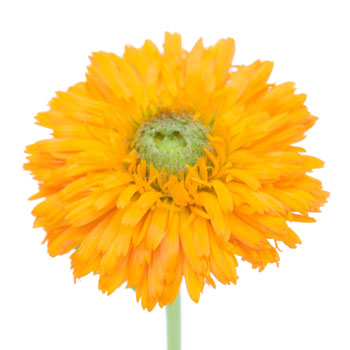
#> input picture train_dataset/Calendula/Calendula-Orange-Head-350.jpg, 350 x 350 px; its folder holds only this picture in this run
$ jupyter execute --allow-errors project.ipynb   (shell and % lines are left out)   (older library calls are emulated)
#> lines starting #> are read from the running program, lines starting #| are printed output that depends on the picture
[cell 1]
import os
import glob
import datetime
import tarfile
import urllib.request

[cell 2]
from sklearn.preprocessing import MinMaxScaler
import numpy as np
import mahotas
import cv2
fixed_size       = tuple((64, 64))
bins             = 8

[cell 3]
from skimage.color import rgb2hsv
def color_Moments(img):
    img=rgb2hsv(img)
    R=img[:,:,0]
    G=img[:,:,1]
    B=img[:,:,2]
    colorFeatures=[np.mean(R[:]),np.std(R[:]),np.mean(G[:]),np.std(G[:]),np.mean(B[:]),np.std(B[:])]
    colorFeatures=colorFeatures/np.mean(colorFeatures)
    return colorFeatures

[cell 4]
def fd_HSV(image, mask=None):
    image = cv2.cvtColor(image, cv2.COLOR_BGR2HSV)
    hist  = cv2.calcHist([np.uint8(image)], [0, 1, 2], None, [8, 8, 8], [0, 256, 0, 256, 0, 256])
    cv2.normalize(hist, hist)
    return hist.flatten().tolist()

[cell 5]
# feature-descriptor-1: Hu Moments
# forme
def fd_hu_moments(image):
    image = cv2.cvtColor(image, cv2.COLOR_BGR2GRAY)
    feature = cv2.HuMoments(cv2.moments(image)).flatten()
    return feature

[cell 6]
# feature-descriptor-2: Haralick Texture
def fd_haralick(image):
    # convert the image to grayscale
    gray = cv2.cvtColor(image, cv2.COLOR_BGR2GRAY)
    # compute the haralick texture feature vector
    haralick = mahotas.features.haralick(gray).mean(axis=0)
    # return the result
    return haralick

[cell 7]
from skimage import feature
def rgb2gray(rgb):
    r, g, b = rgb[:,:,0], rgb[:,:,1], rgb[:,:,2]
    gray = 0.2989 * r + 0.5870 * g + 0.1140 * b
    return gray
def glcm_props(patch):
    lf = []
    props = ['dissimilarity', 'contrast', 'homogeneity', 'energy', 'correlation']
    patch=np.array(rgb2gray(patch), int)
    # left nearest neighbor
    glcm = feature.greycomatrix(patch, [1], [0], 256, symmetric=True, normed=True)
    for f in props:
        lf.append( feature.greycoprops(glcm, f)[0,0] )
    # upper nearest neighbor
    glcm = feature.greycomatrix(patch, [1], [np.pi/2], 256, symmetric=True, normed=True)
    for f in props:
        lf.append( feature.greycoprops(glcm, f)[0,0] )
    return np.asarray(lf)

[cell 8]
# get the training labels
train_path="../train_dataset"
train_labels = os.listdir(train_path)

# sort the training labels
train_labels.sort()
print(train_labels)

# empty lists to hold feature vectors and labels
global_features = []
labels          = []

[cell 9]
# loop over the training data sub-folders
for training_name in train_labels:
    # join the training data path and each species training folder
    dir = os.path.join(train_path, training_name)
    nb_img=len(os.listdir(dir))
    # get the current training label
    current_label = training_name
    print(current_label,"-->",nb_img)
    # loop over the images in each sub-folder
    for elem in os.listdir(dir):
        # get the image file name
        # read the image and resize it to a fixed-size
        image = cv2.imread(dir+"/"+elem)
#> image is the input picture: shape (350, 350, 3); mean B, G, R 143.4, 215.3, 249.8
        try:
            image = cv2.resize(image, fixed_size)
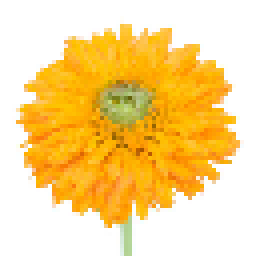
#> image: shape (64, 64, 3) (shown 4 times larger); mean B, G, R 143, 215.3, 249.8
        except:
            print(elem)
        ####################################
        # Global Feature extraction
        ####################################
        color_moment=color_Moments(image)
#> in color_Moments, `img=rgb2hsv(img)`: img: shape (64, 64, 3) float64; mean of channels 0, 1, 2 0.292, 0.434, 0.981
#> in color_Moments, `R=img[:,:,0]`:
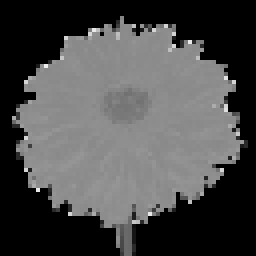
#> R: shape (64, 64) float64 (shown 4 times larger); min 0, max 0.944, mean 0.292
#> in color_Moments, `G=img[:,:,1]`:
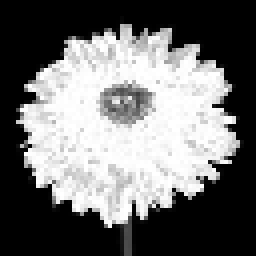
#> G: shape (64, 64) float64 (shown 4 times larger); min 0, max 1, mean 0.434
#> in color_Moments, `B=img[:,:,2]`:
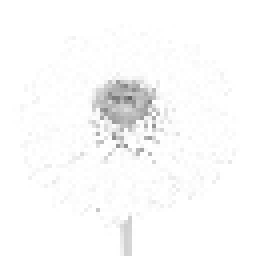
#> B: shape (64, 64) float64 (shown 4 times larger); min 0.388, max 1, mean 0.981
#> in color_Moments, `colorFeatures=[np.mean(R[:]),np.std(R[:]),np.mean(G[:]),np.std(G[:]),n..`: colorFeatures = [0.292, 0.276, 0.434, 0.457, 0.981, 0.0619]
#> in color_Moments, `colorFeatures=colorFeatures/np.mean(colorFeatures)`: colorFeatures = [0.701, 0.662, 1.04, 1.1, 2.35, 0.148]
#> color_moment = [0.701, 0.662, 1.04, 1.1, 2.35, 0.148]
        fv_hu_moments = fd_hu_moments(image)
#> in fd_hu_moments, `image = cv2.cvtColor(image, cv2.COLOR_BGR2GRAY)`:
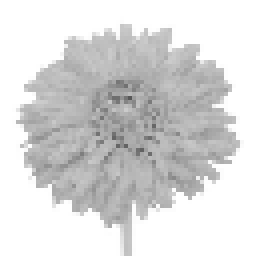
#> image: shape (64, 64) (shown 4 times larger); min 87, max 255, mean 217.4
#> in fd_hu_moments, `feature = cv2.HuMoments(cv2.moments(image)).flatten()`: feature = [0.000839, 5.25e-11, 2.33e-15, 4.39e-15, -1.32e-29, 8.37e-21, -4.6e-30]
#> fv_hu_moments has the same summary as feature in fd_hu_moments
#         fv_haralick   = fd_haralick(image)
        histogram=fd_HSV(image)
#> in fd_HSV, `image = cv2.cvtColor(image, cv2.COLOR_BGR2HSV)`: image: shape (64, 64, 3); mean H, S, V 13.7, 110.7, 250.2
#> histogram = 512 values, max 0.816 at index 7, min 0 at index 0, mean 0.00335
        glcm=glcm_props(image)
#> in rgb2gray, `r, g, b = rgb[:,:,0], rgb[:,:,1], rgb[:,:,2]`:
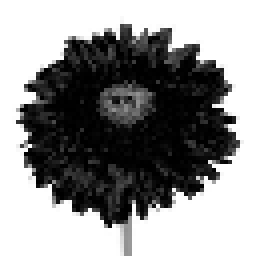
#> r: shape (64, 64) (shown 4 times larger); min 0, max 255, mean 143
#> in rgb2gray, `gray = 0.2989 * r + 0.5870 * g + 0.1140 * b`:
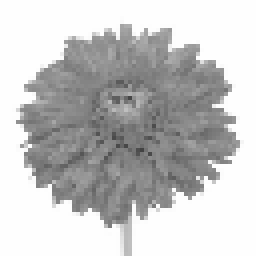
#> gray: shape (64, 64) float64 (shown 4 times larger); min 67.53, max 255, mean 197.6
#> after the loop in glcm_props, `for f in props:`: lf = [9.19, 469.3, 0.502, 0.435, 0.934]
#> after the loop in glcm_props, `for f in props:`: lf = [9.19, 469.3, 0.502, 0.435, 0.934, 9.43, 486.5, 0.504, 0.437, 0.932]
#> glcm has the same summary as lf in glcm_props
        ###################################
        # Concatenate global features
        ###################################
        global_feature = np.hstack([color_moment,fv_hu_moments,histogram,glcm])
#> global_feature = 535 values, max 486.5 at index 531, min -1.32e-29 at index 10, mean 1.84
        # update the list of labels and feature vectors
        labels.append(current_label)
        global_features.append(global_feature)


    print("[STATUS] processed folder: {}".format(current_label))
#> pass 2 of the loop `for training_name in train_labels:`:
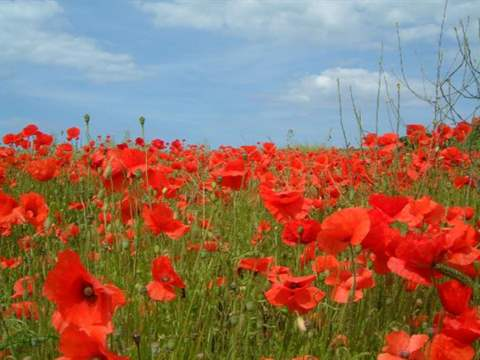
#> input picture train_dataset/Coquelicot/1327_PoppyJPG_-_CrQu65_RT480x360-_OS572x419-_RD480x360-.jpg, 480 x 360 px
#> image is the input picture: shape (360, 480, 3); mean B, G, R 96.4, 113.4, 149.3
#> img: shape (64, 64, 3) float64; mean of channels 0, 1, 2 0.399, 0.608, 0.679
#> in color_Moments (call 2), `B=img[:,:,2]`:
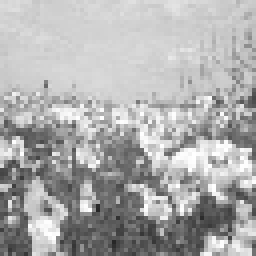
#> B: shape (64, 64) float64 (shown 4 times larger); min 0.149, max 1, mean 0.679
#> in color_Moments (call 2), `colorFeatures=[np.mean(R[:]),np.std(R[:]),np.mean(G[:]),np.std(G[:]),n..`: colorFeatures = [0.399, 0.243, 0.608, 0.273, 0.679, 0.195]
#> in color_Moments (call 2), `colorFeatures=colorFeatures/np.mean(colorFeatures)`: colorFeatures = [0.998, 0.608, 1.52, 0.684, 1.7, 0.487]
#> fv_hu_moments = [0.00132, 5.09e-11, 5.49e-11, 4.99e-11, 2.61e-21, 2.98e-16, -8.24e-23]
#> histogram = 512 values, max 0.738 at index 214, min 0 at index 0, mean 0.00754
#> in rgb2gray (call 2), `gray = 0.2989 * r + 0.5870 * g + 0.1140 * b`:
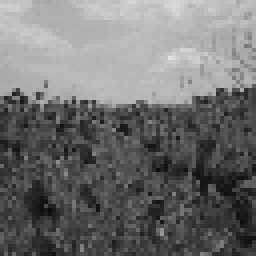
#> gray: shape (64, 64) float64 (shown 4 times larger); min 10.07, max 225.7, mean 112.2
#> glcm = [13.87, 459.4, 0.162, 0.0271, 0.934, 13.77, 457.6, 0.13, 0.0234, 0.933]
#> global_feature = 535 values, max 459.4 at index 526, min -8.24e-23 at index 12, mean 1.79

print("[STATUS] completed Global Feature Extraction...")
